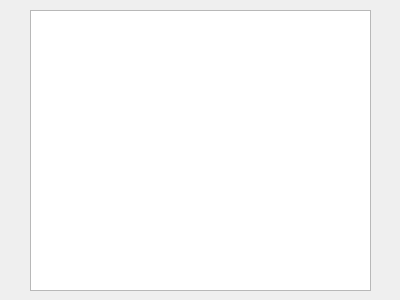
<?xml version="1.0" encoding="UTF-8"?>
<ui version="4.0">
 <class>Form</class>
 <widget class="QWidget" name="Form">
  <property name="geometry">
   <rect>
    <x>0</x>
    <y>0</y>
    <width>400</width>
    <height>300</height>
   </rect>
  </property>
  <property name="windowTitle">
   <string>Form</string>
  </property>
  <widget class="QPlainTextEdit" name="plainTextEdit">
   <property name="geometry">
    <rect>
     <x>30</x>
     <y>10</y>
     <width>341</width>
     <height>281</height>
    </rect>
   </property>
  </widget>
 </widget>
 <resources/>
 <connections/>
</ui>
